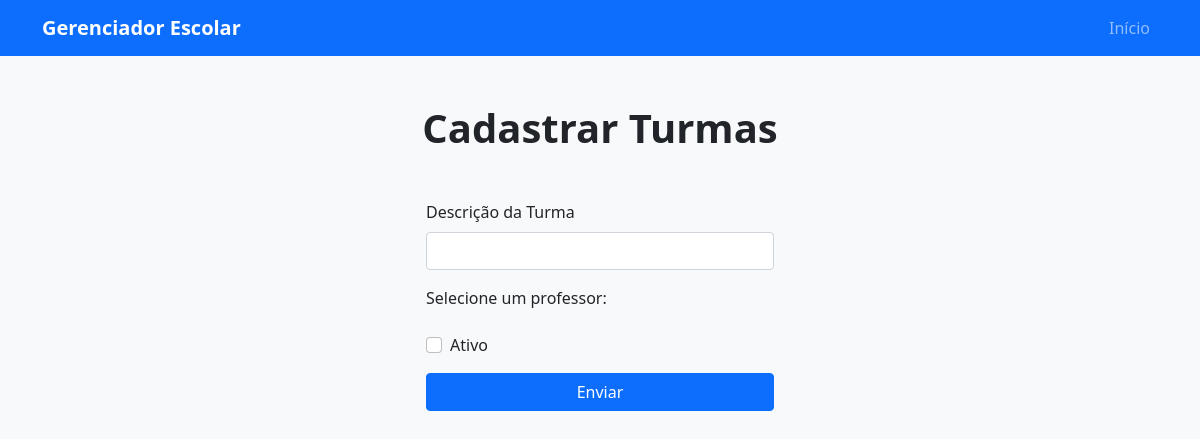
Before: /turma/cadastrar with the older database file.
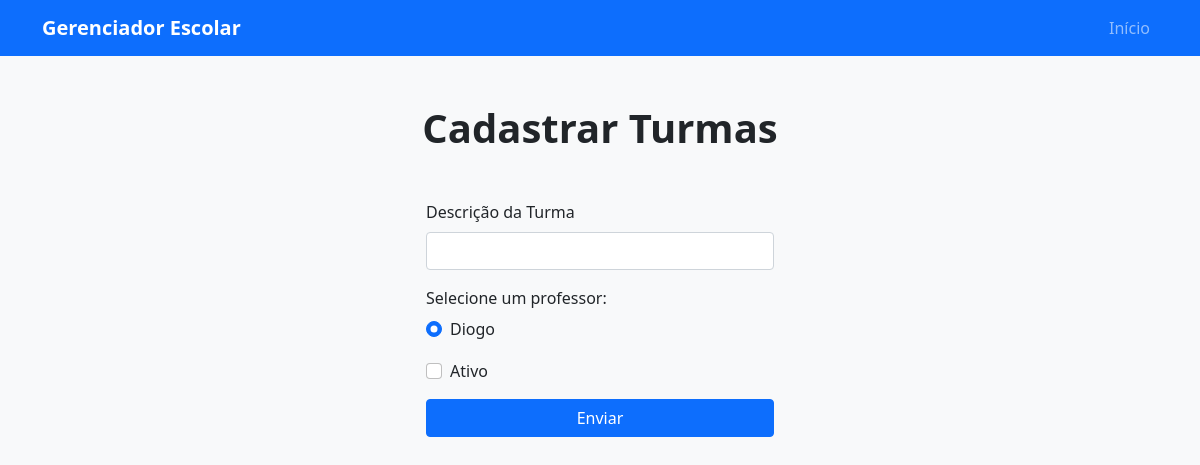
After: the same page with the newer database file.
### model/professor.py (models this page shows)
class Professor(db.Model):
    __tablename__ = "professores"
    id = db.Column(db.Integer, primary_key=True)
    nome = db.Column(db.String(100), nullable=False)
    idade = db.Column(db.Integer, nullable=False)
    materia = db.Column(db.String(100), nullable=True)
    observacoes = db.Column(db.Text, nullable=True)
    turmas = db.relationship("Turma", back_populates="professor")

### routes/turmas_routes.py (the view)
@turmas_bp.route("/cadastrar")
def cadastrar_turma():
    professores = ProfessorController.index()
    return render_template("cadastro_turma.html", titulo="Cadastrar Turmas", professores=professores)

### controller/professor_controller.py (called while the page is built)
    @staticmethod
    def index():
        professores = Professor.query.all()
        return professores

### templates/cadastro_turma.html
{% extends 'template.html' %}
{% block conteudo %}
      <form method="POST" action="{% if turma %}{{ url_for('turma_rota.editar_turma', descricao=turma.descricao) }}{% else %}{{ url_for('turma_rota.criar_turma') }}{% endif %}">
        <div class="mb-3">
          <label class="form-label">Descrição da Turma</label>
          <input class="form-control" type="text" name="descricao" value="{{ turma.descricao if turma else '' }}" required>
        </div>
        <fieldset class="mb-3">
          <legend class="col-form-label pt-0">Selecione um professor:</legend>
          {% for professor in professores %}
              <div class="form-check">
                <input class="form-check-input" type="radio" id="professor_{{ professor.id }}" name="professor" value="{{ professor.id }}" {% if loop.first %}checked{% endif %} required>
                <label class="form-check-label" for="professor_{{ professor.id }}">{{ professor.nome }}</label>
              </div>
          {% endfor %}
        </fieldset>
        <div class="form-check mb-3">
          <input class="form-check-input" id="checkbox-ativo" type="checkbox" name="ativo" {% if turma and turma.ativo %}checked{% endif %}>
          <label class="form-check-label" for="checkbox-ativo">Ativo</label>
        </div>
        <button class="btn btn-primary w-100" type="submit">Enviar</button>
      </form>
    </div>
  </div>
</div>
{% endblock %}

Changed rows visible on the page:
added Professor: professor "☑ Diogo", nome "Diogo"
